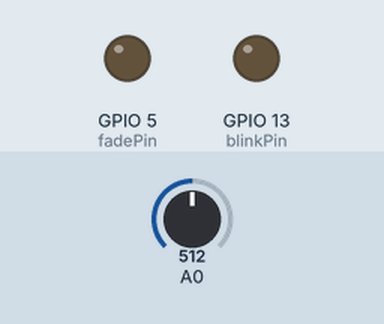
Simulated run of this sketch. Board: ESP8266 (NodeMCU). On the bench: output pins drawn as LEDs (lit = HIGH). The inputs (shaded band) are chosen by the test bench; at power-on: A0 = 512. WiFi joins after 1.5 s; servers stay silent unless stated; what the sketch prints to the serial monitor is not drawn.

Above: at 2.7 s.
2.8 s: A0 set to 544
At 3.7 s:
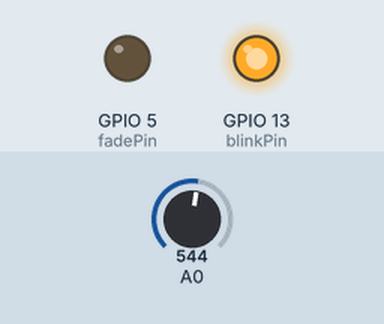
4.3 s: A0 set to 520
At 4.9 s:
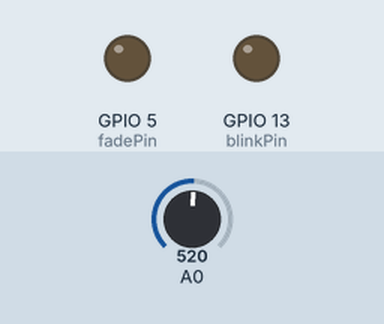
5.8 s: A0 set to 540
At 6.8 s:
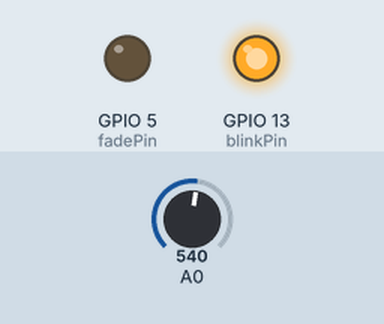
Timing chart, 0 to 8.8 s (numbered marks = the images above; inputs shaded):
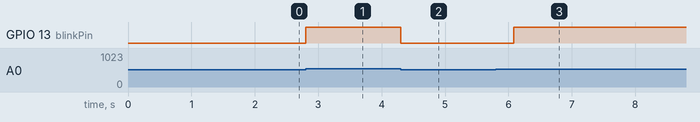

Measured:
- the behaviour switches between 530 and 531 on A0 (found by bisection; images 0 and 1)
- after the input at 2.8 s, GPIO 13 (blinkPin): LOW → HIGH at once
- after the input at 4.3 s, GPIO 13 (blinkPin): HIGH → LOW at once
- after the input at 5.8 s, GPIO 13 (blinkPin): LOW → HIGH after 0.28 s

The sketch:

Pulse_Main.ino
```cpp
/*  Pulse Sensor Amped 1.5    by Joel Murphy and Yury Gitman   http://www.pulsesensor.com

----------------------  Notes ----------------------  ----------------------
This code:
1) Blinks an LED to User's Live Heartbeat   PIN 13
2) Fades an LED to User's Live HeartBeat    PIN 5
3) Determines BPM
4) Prints All of the Above to Serial

Read Me:
https://github.com/WorldFamousElectronics/PulseSensor_Amped_Arduino/blob/master/README.md
 ----------------------       ----------------------  ----------------------
*/

#define SERIAL_PLOTTER  1
#include <ESP8266WiFi.h>
#include <WiFiClient.h>
#include <ThingSpeak.h>
#include <Ticker.h>
const char* ssid = "Redmi3s";
const char* password = "abhi1234";
WiFiClient client;

unsigned long myChannelNumber = 366021 ;
const char * myWriteAPIKey = "VEUH2AKFVGHTH5X2";

Ticker flipper;
//  Variables
int pulsePin = 0;                 // Pulse Sensor purple wire connected to analog pin 0
int blinkPin = 13;                // pin to blink led at each beat
int fadePin = 5;                  // pin to do fancy classy fading blink at each beat
int fadeRate = 0;                 // used to fade LED on with PWM on fadePin

// Volatile Variables, used in the interrupt service routine!
volatile int BPM;                   // int that holds raw Analog in 0. updated every 2mS
volatile int Signal;                // holds the incoming raw data
volatile int IBI = 600;             // int that holds the time interval between beats! Must be seeded!
volatile boolean Pulse = false;     // "True" when User's live heartbeat is detected. "False" when not a "live beat".
volatile boolean QS = false;        // becomes true when Arduoino finds a beat.

static int outputType = SERIAL_PLOTTER;

void setup(){
  pinMode(blinkPin,OUTPUT);         // pin that will blink to your heartbeat!
  pinMode(fadePin,OUTPUT);        // pin that will fade to your heartbeat!

  Serial.begin(115200);             // we agree to talk fast!
  WiFi.begin(ssid, password);
  while (WiFi.status() != WL_CONNECTED)
  {
   delay(500);
   Serial.print(".");
  }
  Serial.println("");
  Serial.println("WiFi connected");

  Serial.println(WiFi.localIP());
  ThingSpeak.begin(client);
    interruptSetup();              // sets up to read Pulse Sensor signal every 2mS
}


//  Where the Magic Happens
void loop(){

   // serialOutput() ;

  if (QS == true){     // A Heartbeat Was Found
                       // BPM and IBI have been Determined
                       // Quantified Self "QS" true when arduino finds a heartbeat
        //fadeRate = 255;         // Makes the LED Fade Effect Happen
                                // Set 'fadeRate' Variable to 255 to fade LED with pulse
        serialOutputWhenBeatHappens();   // A Beat Happened, Output that to serial.
        //serialOutput();
        ThingSpeak.writeField(myChannelNumber, 3, BPM, myWriteAPIKey);
        QS = false;                      // reset the Quantified Self flag for next time
  }

 // ledFadeToBeat();                      // Makes the LED Fade Effect Happen
  delay(20);                             //  take a break
}


//void ledFadeToBeat(){
  //  fadeRate -= 15;                         //  set LED fade value
  //  fadeRate = constrain(fadeRate,0,255);   //  keep LED fade value from going into negative numbers!
  //  analogWrite(fadePin,fadeRate);          //  fade LED
  // }
```

AllSerialHandling.ino
```cpp
void serialOutput(){   // Decide How To Output Serial.
  switch(outputType){

    case SERIAL_PLOTTER:  // open the Arduino Serial Plotter to visualize these data
      Serial.print("BPM : ");
      Serial.print(BPM);
      Serial.print(",");
      Serial.print("IBI : ");
      Serial.print(IBI);
      Serial.print(",");
      Serial.print("SIGNAL : ");
      Serial.println(Signal);
      break;

    default:
      break;
  }

}

//  Decides How To OutPut BPM and IBI Data
void serialOutputWhenBeatHappens(){

   switch(outputType){

    case SERIAL_PLOTTER:
      Serial.print("FOUND BPM : ");
      Serial.print(BPM);

      Serial.print(" , ");
      Serial.print(" IBI : ");
      Serial.print(IBI);
      Serial.print(" , ");
      Serial.print(" SIGNAL : ");
      Serial.println(Signal);
      break;

    default:
      break;
  }
}

//  Sends Data to Pulse Sensor Processing App, Native Mac App, or Third-party Serial Readers.

//void sendDataToSerial(char symbol, int data ){
  //  Serial.print(symbol);
   // Serial.println(data);
  // }
```

Interrupt.ino
```cpp
volatile int rate[10];                    // array to hold last ten IBI values
volatile unsigned long sampleCounter = 0;          // used to determine pulse timing
volatile unsigned long lastBeatTime = 0;           // used to find IBI
volatile int P =512;                      // used to find peak in pulse wave, seeded
volatile int T = 512;                     // used to find trough in pulse wave, seeded
volatile int thresh = 530;                // used to find instant moment of heart beat, seeded
volatile int amp = 0;                   // used to hold amplitude of pulse waveform, seeded
volatile boolean firstBeat = true;        // used to seed rate array so we startup with reasonable BPM
volatile boolean secondBeat = false;      // used to seed rate array so we startup with reasonable BPM


void interruptSetup(){  // CHECK OUT THE Timer_Interrupt_Notes TAB FOR MORE ON INTERRUPTS
  // Initializes Timer2 to throw an interrupt every 2mS.
 // TCCR2A = 0x02;     // DISABLE PWM ON DIGITAL PINS 3 AND 11, AND GO INTO CTC MODE
 // TCCR2B = 0x06;     // DON'T FORCE COMPARE, 256 PRESCALER
 // OCR2A = 0X7C;      // SET THE TOP OF THE COUNT TO 124 FOR 500Hz SAMPLE RATE
 // TIMSK2 = 0x02;     // ENABLE INTERRUPT ON MATCH BETWEEN TIMER2 AND OCR2A
 // sei();
 // MAKE SURE GLOBAL INTERRUPTS ARE ENABLED
 flipper.attach_ms(2, ISRTr);
}


// THIS IS THE TIMER 2 INTERRUPT SERVICE ROUTINE.
// Timer 2 makes sure that we take a reading every 2 miliseconds
void ISRTr(){                         // triggered when Timer2 counts to 124
  cli();                                      // disable interrupts while we do this
  Signal = analogRead(pulsePin);              // read the Pulse Sensor
  sampleCounter += 2;                         // keep track of the time in mS with this variable
  int N = sampleCounter - lastBeatTime;       // monitor the time since the last beat to avoid noise

    //  find the peak and trough of the pulse wave
  if(Signal < thresh && N > (IBI/5)*3){       // avoid dichrotic noise by waiting 3/5 of last IBI
    if (Signal < T){                        // T is the trough
      T = Signal;                         // keep track of lowest point in pulse wave
    }
  }

  if(Signal > thresh && Signal > P){          // thresh condition helps avoid noise
    P = Signal;                             // P is the peak
  }                                        // keep track of highest point in pulse wave

  //  NOW IT'S TIME TO LOOK FOR THE HEART BEAT
  // signal surges up in value every time there is a pulse
  if (N > 250){                                   // avoid high frequency noise
    if ( (Signal > thresh) && (Pulse == false) && (N > (IBI/5)*3) ){
      Pulse = true;                               // set the Pulse flag when we think there is a pulse
      digitalWrite(blinkPin,HIGH);                // turn on pin 13 LED
      IBI = sampleCounter - lastBeatTime;         // measure time between beats in mS
      lastBeatTime = sampleCounter;               // keep track of time for next pulse

      if(secondBeat){                        // if this is the second beat, if secondBeat == TRUE
        secondBeat = false;                  // clear secondBeat flag
        for(int i=0; i<=9; i++){             // seed the running total to get a realisitic BPM at startup
          rate[i] = IBI;
        }
      }

      if(firstBeat){                         // if it's the first time we found a beat, if firstBeat == TRUE
        firstBeat = false;                   // clear firstBeat flag
        secondBeat = true;                   // set the second beat flag
        sei();                               // enable interrupts again
        return;                              // IBI value is unreliable so discard it
      }


      // keep a running total of the last 10 IBI values
      word runningTotal = 0;                  // clear the runningTotal variable

      for(int i=0; i<=8; i++){                // shift data in the rate array
        rate[i] = rate[i+1];                  // and drop the oldest IBI value
        runningTotal += rate[i];              // add up the 9 oldest IBI values
      }

      rate[9] = IBI;                          // add the latest IBI to the rate array
      runningTotal += rate[9];                // add the latest IBI to runningTotal
      runningTotal /= 10;                     // average the last 10 IBI values
      BPM = 60000/runningTotal;               // how many beats can fit into a minute? that's BPM!
      QS = true;                              // set Quantified Self flag
      // QS FLAG IS NOT CLEARED INSIDE THIS ISR
    }
  }

  if (Signal < thresh && Pulse == true){   // when the values are going down, the beat is over
    digitalWrite(blinkPin,LOW);            // turn off pin 13 LED
    Pulse = false;                         // reset the Pulse flag so we can do it again
    amp = P - T;                           // get amplitude of the pulse wave
    thresh = amp/2 + T;                    // set thresh at 50% of the amplitude
    P = thresh;                            // reset these for next time
    T = thresh;
  }

  if (N > 2500){                           // if 2.5 seconds go by without a beat
    thresh = 530;                          // set thresh default
    P = 512;                               // set P default
    T = 512;                               // set T default
    lastBeatTime = sampleCounter;          // bring the lastBeatTime up to date
    firstBeat = true;                      // set these to avoid noise
    secondBeat = false;                    // when we get the heartbeat back
  }

  sei();                                   // enable interrupts when youre done!
}// end isr
```

Source omitted: Timer_Interrupt_Notes.ino (12406 bytes)
